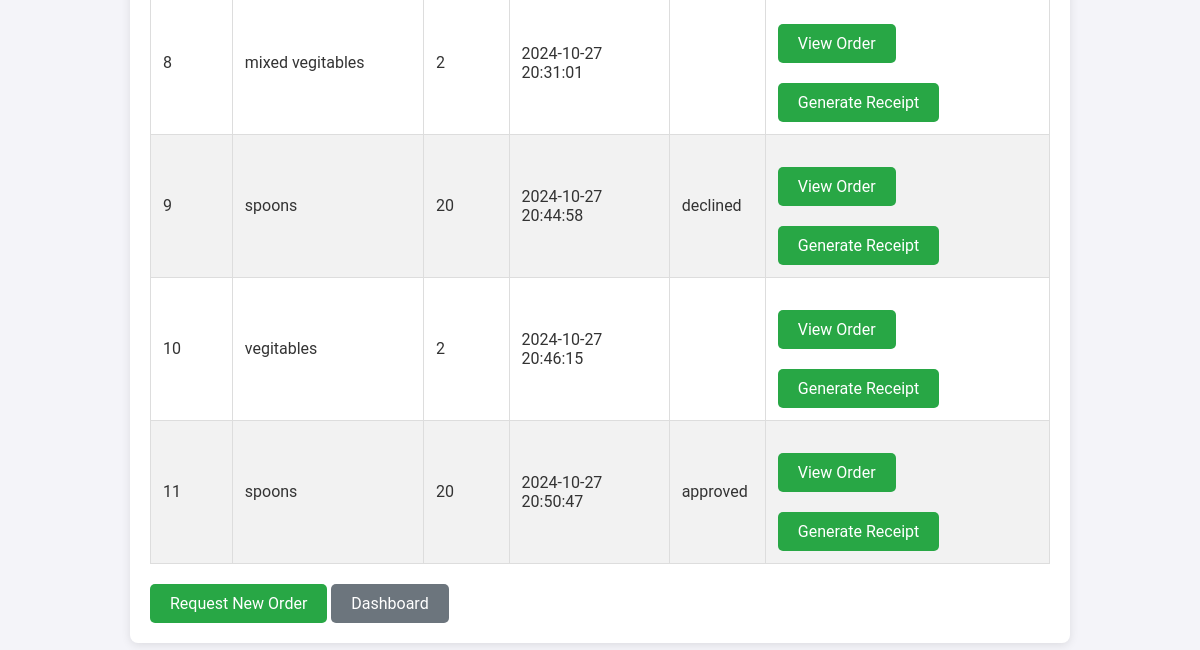
Page /view_order.php (lower part) on the earlier database version.
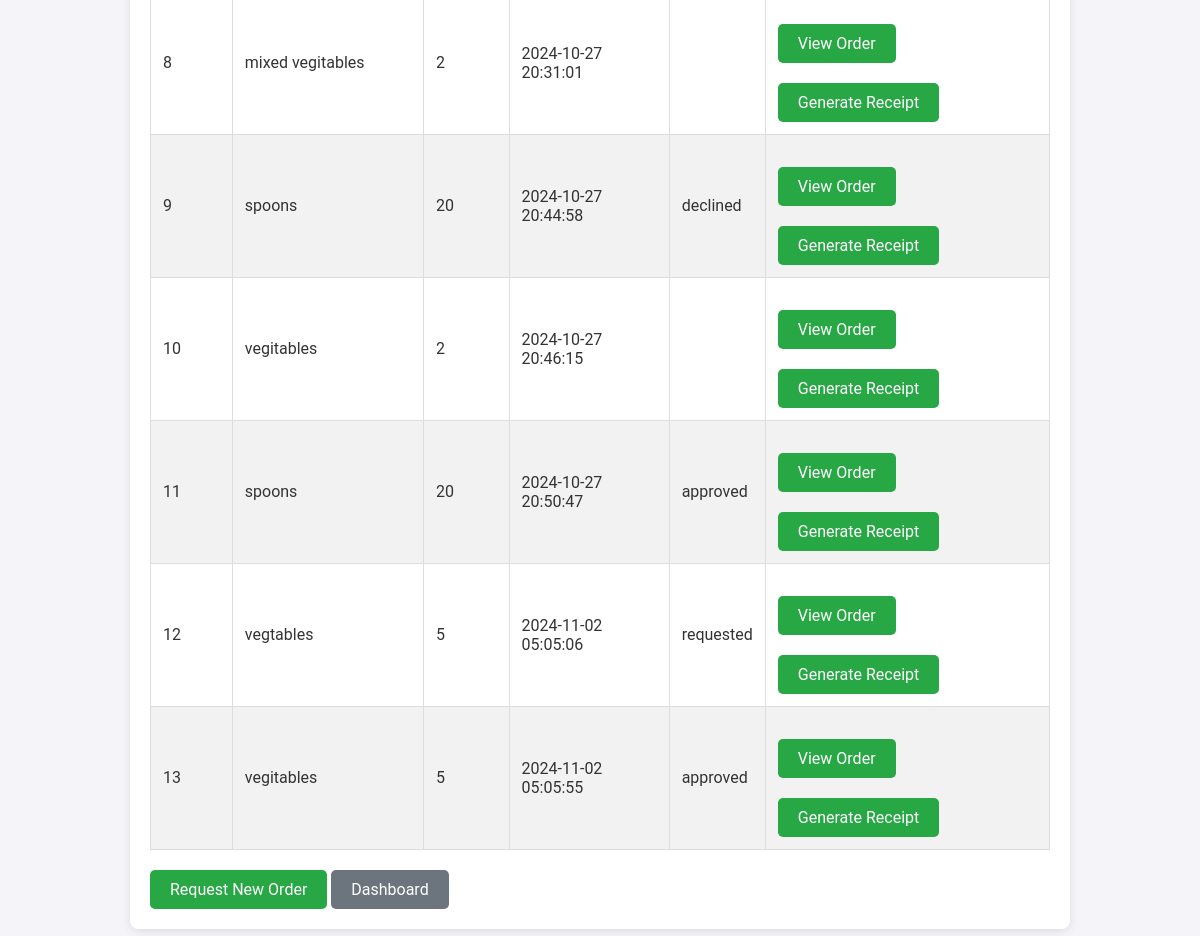
Same page on the later database version.
### tables this page shows
CREATE TABLE `orders` (
  `order_id` int(11) NOT NULL,
  `supplier_id` int(11) DEFAULT NULL,
  `item_name` varchar(100) DEFAULT NULL,
  `quantity` int(11) DEFAULT NULL,
  `order_date` timestamp NOT NULL DEFAULT current_timestamp(),
  `status` enum('requested','approved','declined') DEFAULT 'requested',
  `approved_by` varchar(255) DEFAULT NULL
);

### view_order.php (the view, shortened to what this page needs)
<?php
include 'db_connect.php';
$ordersQuery = "SELECT o.order_id, o.item_name, o.quantity, o.order_date, o.status FROM Orders o";
$ordersResult = $conn->query($ordersQuery);
?>
<!DOCTYPE html>
<html lang="en">
<head>
    <link rel="stylesheet" href="view_order.css">
</head>
<body>
    <section>
        <table>
    <?php while ($row = $ordersResult->fetch_assoc()): ?>
        <tr>
            <td><?php echo htmlspecialchars($row['order_id']); ?></td>
            <td><?php echo htmlspecialchars($row['item_name']); ?></td>
            <td><?php echo htmlspecialchars($row['quantity']); ?></td>
            <td><?php echo htmlspecialchars($row['order_date']); ?></td>
            <td><?php echo htmlspecialchars($row['status']); ?></td>
            <td>
                <a href="view_order.php?id=<?php echo $row['order_id']; ?>">View Order</a>
                <a href="generate_receipt.php?id=<?php echo $row['order_id']; ?>">Generate Receipt</a>
            </td>
        </tr>
    <?php endwhile; ?>
</table>
        <div>
            <a href="request_order.php">Request New Order</a>
            <a href="dashboard.php" class="dashboard-button">Dashboard</a>
        </div>
    </section>
</body>
</html>

### view_order.css (style rules this page uses)
body { font-family: 'Roboto', sans-serif; margin: 0; padding: 0; background-color: #f4f4f9; color: #333; }
section { padding: 20px; max-width: 900px; margin: 20px auto; background: white; border-radius: 8px; box-shadow: 0 2px 10px rgba(0, 0, 0, 0.1); }
table { width: 100%; border-collapse: collapse; margin-top: 20px; }
table th, table td { padding: 12px; text-align: left; border: 1px solid #dddddd; }
table tr:nth-child(even) { background-color: #f2f2f2; }
a { color: #007BFF; text-decoration: none; }
section a { display: inline-block; margin-top: 20px; padding: 10px 20px; background-color: #28a745; color: white; border-radius: 5px; transition: background-color 0.3s; }
.dashboard-button { background-color: #6c757d; color: white; padding: 10px 20px; text-decoration: none; border-radius: 5px; transition: background-color 0.3s; }

Differences in the rows shown:
added orders: order_id "12", item_name "vegtables", quantity "5", order_date "2024-11-02 05:05:06", status "requested"
added orders: order_id "13", item_name "vegitables", quantity "5", order_date "2024-11-02 05:05:55", status "approved"
